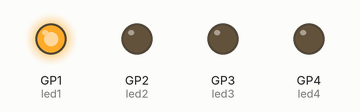
Bench run of a program on a simulated Raspberry Pi Pico running MicroPython. On the bench: output pins drawn as LEDs (lit = HIGH).

Above: at 0.07 s.
At 0.67 s:
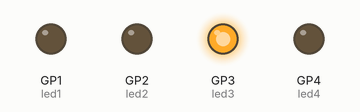
At 1.39 s:
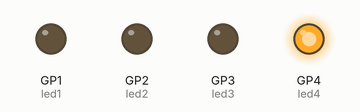
At 2.71 s:
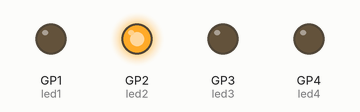
Timing chart, 0 to 3.0 s (numbered marks = the images above):
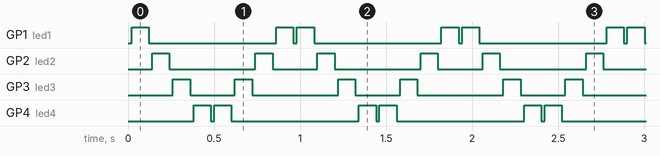

The program:

main.py
```python
import machine
import time

led1 = machine.Pin(1, machine.Pin.OUT)

led2 = machine.Pin(2, machine.Pin.OUT)

led3 = machine.Pin(3, machine.Pin.OUT)

led4 = machine.Pin(4, machine.Pin.OUT)

#machine.Pin(1, machine.Pin.OUT).value(1)

while True:
    time.sleep(0.02)
    led1.value(0.02)
    time.sleep(0.1)
    led1.value(0)

    time.sleep(0.02)
    led2.value(0.02)
    time.sleep(0.1)
    led2.value(0)

    time.sleep(0.02)
    led3.value(0.02)
    time.sleep(0.1)
    led3.value(0)

    time.sleep(0.02)
    led4.value(0.02)
    time.sleep(0.1)
    led4.value(0)

    time.sleep(0.02)
    led4.value(0.02)
    time.sleep(0.1)
    led4.value(0)

    time.sleep(0.02)
    led3.value(0.02)
    time.sleep(0.1)
    led3.value(0)

    time.sleep(0.02)
    led2.value(0.02)
    time.sleep(0.1)
    led2.value(0)

    time.sleep(0.02)
    led1.value(0.02)
    time.sleep(0.1)
    led1.value(0)
    
```

Measured:
- by itself, GP1 (led1): repeats every 0.96 s: LOW 0.74 s, HIGH 0.10 s, LOW 0.02 s, HIGH 0.10 s
- by itself, GP2 (led2): repeats every 0.96 s: LOW 0.50 s, HIGH 0.10 s, LOW 0.26 s, HIGH 0.10 s
- by itself, GP3 (led3): repeats every 0.96 s: LOW 0.26 s, HIGH 0.10 s, LOW 0.50 s, HIGH 0.10 s
- by itself, GP4 (led4): repeats every 0.96 s: LOW 0.02 s, HIGH 0.10 s, LOW 0.74 s, HIGH 0.10 s
